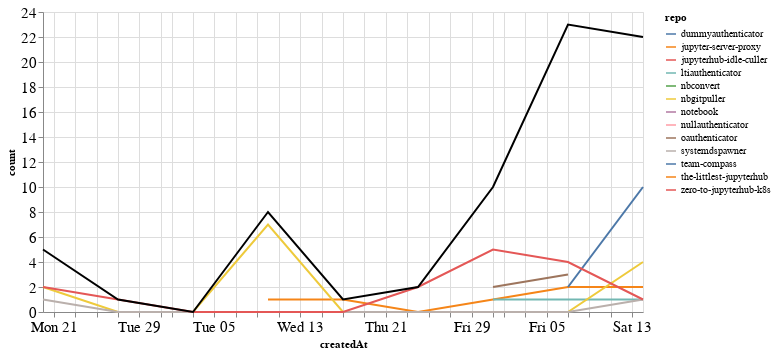

This figure's notebook cell:
### Markdown cell above
### Comments

### Code cell
comments_time = comments.groupby('repo').resample('W', on='createdAt').count()['author'].reset_index()
comments_time = comments_time.rename(columns={'author': 'count'})
comments_time_total = comments_time.groupby('createdAt').agg({"count": "sum"}).reset_index()
ch1 = alt.Chart(comments_time, width=600).mark_line().encode(
    x='createdAt',
    y='count',
    color='repo',
    tooltip="repo"
)

ch2 = alt.Chart(comments_time_total, width=600).mark_line(color="black").encode(
    x='createdAt',
    y='count',
)

ch1 + ch2

### Figure 1 — Vega-Lite specification as saved in the notebook (floating-point values rounded to 4 significant figures)
{"config": {"axisLeft": {"labelFontSize": 15}, "axisBottom": {"labelFontSize": 15}}, "layer": [{"data": {"name": "data-405b75258f312ddffc78575e8d1d35e1"}, "mark": "line", "encoding": {"color": {"type": "nominal", "field": "repo"}, "tooltip": {"type": "nominal", "field": "repo"}, "x": {"type": "temporal", "field": "createdAt"}, "y": {"type": "quantitative", "field": "count"}}, "width": 600}, {"data": {"name": "data-e8b6099ecba05fd71c5f32d2d527a744"}, "mark": {"type": "line", "color": "black"}, "encoding": {"x": {"type": "temporal", "field": "createdAt"}, "y": {"type": "quantitative", "field": "count"}}, "width": 600}], "$schema": "https://vega.github.io/schema/vega-lite/v4.8.1.json", "datasets": {"data-405b75258f312ddffc78575e8d1d35e1": [{"repo": "dummyauthenticator", "createdAt": "2021-02-14T00:00:00", "count": 1}, {"repo": "jupyter-server-proxy", "createdAt": "2021-01-10T00:00:00", "count": 1}, {"repo": "jupyter-server-proxy", "createdAt": "2021-01-17T00:00:00", "count": 1}, {"repo": "jupyter-server-proxy", "createdAt": "2021-01-24T00:00:00", "count": 0}, {"repo": "jupyter-server-proxy", "createdAt": "2021-01-31T00:00:00", "count": 1}, {"repo": "jupyter-server-proxy", "createdAt": "2021-02-07T00:00:00", "count": 2}, {"repo": "jupyter-server-proxy", "createdAt": "2021-02-14T00:00:00", "count": 2}, {"repo": "jupyterhub-idle-culler", "createdAt": "2021-01-31T00:00:00", "count": 1}, {"repo": "ltiauthenticator", "createdAt": "2021-01-31T00:00:00", "count": 1}, {"repo": "ltiauthenticator", "createdAt": "2021-02-07T00:00:00", "count": 1}, {"repo": "ltiauthenticator", "createdAt": "2021-02-14T00:00:00", "count": 1}, {"repo": "nbconvert", "createdAt": "2021-02-07T00:00:00", "count": 9}, {"repo": "nbgitpuller", "createdAt": "2020-12-20T00:00:00", "count": 2}, {"repo": "nbgitpuller", "createdAt": "2020-12-27T00:00:00", "count": 0}, {"repo": "nbgitpuller", "createdAt": "2021-01-03T00:00:00", "count": 0}, {"repo": "nbgitpuller", "createdAt": "2021-01-10T00:00:00", "count": 7}, {"repo": "nbgitpuller", "createdAt": "2021-01-17T00:00:00", "count": 0}, {"repo": "nbgitpuller", "createdAt": "2021-01-24T00:00:00", "count": 0}, {"repo": "nbgitpuller", "createdAt": "2021-01-31T00:00:00", "count": 0}, {"repo": "nbgitpuller", "createdAt": "2021-02-07T00:00:00", "count": 0}, {"repo": "nbgitpuller", "createdAt": "2021-02-14T00:00:00", "count": 4}, {"repo": "notebook", "createdAt": "2021-02-07T00:00:00", "count": 2}, {"repo": "nullauthenticator", "createdAt": "2021-02-14T00:00:00", "count": 1}, {"repo": "oauthenticator", "createdAt": "2021-01-31T00:00:00", "count": 2}, {"repo": "oauthenticator", "createdAt": "2021-02-07T00:00:00", "count": 3}, {"repo": "systemdspawner", "createdAt": "2020-12-20T00:00:00", "count": 1}, {"repo": "systemdspawner", "createdAt": "2020-12-27T00:00:00", "count": 0}, {"repo": "systemdspawner", "createdAt": "2021-01-03T00:00:00", "count": 0}, {"repo": "systemdspawner", "createdAt": "2021-01-10T00:00:00", "count": 0}, {"repo": "systemdspawner", "createdAt": "2021-01-17T00:00:00", "count": 0}, {"repo": "systemdspawner", "createdAt": "2021-01-24T00:00:00", "count": 0}, {"repo": "systemdspawner", "createdAt": "2021-01-31T00:00:00", "count": 0}, {"repo": "systemdspawner", "createdAt": "2021-02-07T00:00:00", "count": 0}, {"repo": "systemdspawner", "createdAt": "2021-02-14T00:00:00", "count": 1}, {"repo": "team-compass", "createdAt": "2021-02-07T00:00:00", "count": 2}, {"repo": "team-compass", "createdAt": "2021-02-14T00:00:00", "count": 10}, {"repo": "the-littlest-jupyterhub", "createdAt": "2021-02-14T00:00:00", "count": 1}, {"repo": "zero-to-jupyterhub-k8s", "createdAt": "2020-12-20T00:00:00", "count": 2}, {"repo": "zero-to-jupyterhub-k8s", "createdAt": "2020-12-27T00:00:00", "count": 1}, {"repo": "zero-to-jupyterhub-k8s", "createdAt": "2021-01-03T00:00:00", "count": 0}, {"repo": "zero-to-jupyterhub-k8s", "createdAt": "2021-01-10T00:00:00", "count": 0}, {"repo": "zero-to-jupyterhub-k8s", "createdAt": "2021-01-17T00:00:00", "count": 0}, {"repo": "zero-to-jupyterhub-k8s", "createdAt": "2021-01-24T00:00:00", "count": 2}, {"repo": "zero-to-jupyterhub-k8s", "createdAt": "2021-01-31T00:00:00", "count": 5}, {"repo": "zero-to-jupyterhub-k8s", "createdAt": "2021-02-07T00:00:00", "count": 4}, {"repo": "zero-to-jupyterhub-k8s", "createdAt": "2021-02-14T00:00:00", "count": 1}], "data-e8b6099ecba05fd71c5f32d2d527a744": [{"createdAt": "2020-12-20T00:00:00", "count": 5}, {"createdAt": "2020-12-27T00:00:00", "count": 1}, {"createdAt": "2021-01-03T00:00:00", "count": 0}, {"createdAt": "2021-01-10T00:00:00", "count": 8}, {"createdAt": "2021-01-17T00:00:00", "count": 1}, {"createdAt": "2021-01-24T00:00:00", "count": 2}, {"createdAt": "2021-01-31T00:00:00", "count": 10}, {"createdAt": "2021-02-07T00:00:00", "count": 23}, {"createdAt": "2021-02-14T00:00:00", "count": 22}]}}
